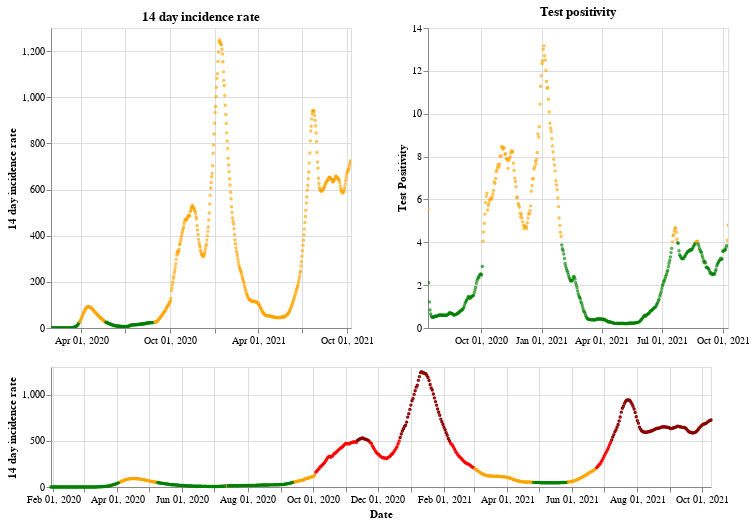

Notebook code for this chart:
### Markdown cell above
## England

### Code cell
plot_traffic_light('England')

### Figure 1 — Vega-Lite specification as saved in the notebook (floating-point values rounded to 4 significant figures; data arrays with more than 128 entries replaced by an {"elided": "..."} marker saying what was removed)
{"config": {"view": {"continuousWidth": 400, "continuousHeight": 300}}, "vconcat": [{"hconcat": [{"mark": {"type": "point", "size": 2}, "encoding": {"color": {"condition": {"value": "green", "test": "(datum.twoWeeklyCasesRate <= 25)"}, "value": "orange"}, "tooltip": [{"type": "nominal", "field": "areaName"}, {"type": "temporal", "field": "date"}, {"type": "quantitative", "field": "twoWeeklyCasesRate"}, {"type": "quantitative", "field": "testPositivity"}], "x": {"type": "temporal", "axis": {"title": ""}, "field": "date", "scale": {"domain": {"selection": "DateBrush"}}, "timeUnit": "yearmonthdate"}, "y": {"type": "quantitative", "axis": {"title": "14 day incidence rate"}, "field": "twoWeeklyCasesRate"}}, "title": "14 day incidence rate", "width": 300}, {"mark": {"type": "point", "size": 2}, "encoding": {"color": {"condition": {"value": "green", "test": "(datum.testPositivity <= 4)"}, "value": "orange"}, "tooltip": [{"type": "nominal", "field": "areaName"}, {"type": "temporal", "field": "date"}, {"type": "quantitative", "field": "twoWeeklyCasesRate"}, {"type": "quantitative", "field": "testPositivity"}], "x": {"type": "temporal", "axis": {"title": ""}, "field": "date", "scale": {"domain": {"selection": "DateBrush"}}, "timeUnit": "yearmonthdate"}, "y": {"type": "quantitative", "axis": {"title": "Test Positivity"}, "field": "testPositivity"}}, "title": "Test positivity", "width": 300}]}, {"layer": [{"mark": {"type": "point", "size": 2}, "encoding": {"color": {"condition": {"value": "orange", "test": "(((datum.testPositivity < 4) && (datum.twoWeeklyCasesRate >= 50)) && (datum.twoWeeklyCasesRate < 200))"}, "value": "red"}, "opacity": {"condition": {"value": 1, "test": "((datum.twoWeeklyCasesRate >= 50) && (datum.twoWeeklyCasesRate < 500))"}, "value": 0}, "tooltip": [{"type": "nominal", "field": "areaName"}, {"type": "temporal", "field": "date"}, {"type": "quantitative", "field": "twoWeeklyCasesRate"}, {"type": "quantitative", "field": "testPositivity"}], "x": {"type": "temporal", "axis": {"title": "Date"}, "field": "date", "timeUnit": "yearmonthdate"}, "y": {"type": "quantitative", "axis": {"title": "14 day incidence rate"}, "field": "twoWeeklyCasesRate"}}, "selection": {"DateBrush": {"type": "interval", "encodings": ["x"], "fields": ["Time"]}}}, {"mark": {"type": "point", "size": 2}, "encoding": {"color": {"value": "darkred"}, "opacity": {"condition": {"value": 1, "test": "(datum.twoWeeklyCasesRate >= 500)"}, "value": 0}, "tooltip": [{"type": "nominal", "field": "areaName"}, {"type": "temporal", "field": "date"}, {"type": "quantitative", "field": "twoWeeklyCasesRate"}, {"type": "quantitative", "field": "testPositivity"}], "x": {"type": "temporal", "axis": {"title": "Date"}, "field": "date", "timeUnit": "yearmonthdate"}, "y": {"type": "quantitative", "axis": {"title": "14 day incidence rate"}, "field": "twoWeeklyCasesRate"}}}, {"mark": {"type": "point", "size": 2}, "encoding": {"color": {"condition": {"value": "green", "test": "((datum.testPositivity < 4) && (datum.twoWeeklyCasesRate < 50))"}, "value": "orange"}, "opacity": {"condition": {"value": 1, "test": "(datum.twoWeeklyCasesRate < 50)"}, "value": 0}, "tooltip": [{"type": "nominal", "field": "areaName"}, {"type": "temporal", "field": "date"}, {"type": "quantitative", "field": "twoWeeklyCasesRate"}, {"type": "quantitative", "field": "testPositivity"}], "x": {"type": "temporal", "axis": {"title": "Date"}, "field": "date", "timeUnit": "yearmonthdate"}, "y": {"type": "quantitative", "axis": {"title": "14 day incidence rate"}, "field": "twoWeeklyCasesRate"}}}], "height": 120, "width": 660}], "data": {"name": "data-f4a036425c7c74fbf306fddc8d59e304"}, "$schema": "https://vega.github.io/schema/vega-lite/v4.8.1.json", "datasets": {"data-f4a036425c7c74fbf306fddc8d59e304": {"elided": "619 records"}}}
